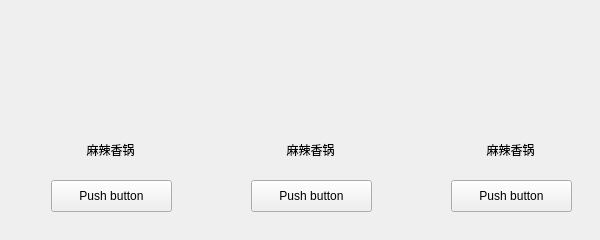
          <widget class="QWidget" name="page">
           <widget class="CardWidget" name="CardWidget_9">
            <property name="geometry">
             <rect>
              <x>30</x>
              <y>20</y>
              <width>161</width>
              <height>211</height>
             </rect>
            </property>
            <widget class="ImageLabel" name="ImageLabel_7">
             <property name="geometry">
              <rect>
               <x>31</x>
               <y>1</y>
               <width>96</width>
               <height>96</height>
              </rect>
             </property>
             <property name="sizePolicy">
              <sizepolicy hsizetype="Fixed" vsizetype="Fixed">
               <horstretch>0</horstretch>
               <verstretch>0</verstretch>
              </sizepolicy>
             </property>
             <property name="minimumSize">
              <size>
               <width>96</width>
               <height>96</height>
              </size>
             </property>
             <property name="maximumSize">
              <size>
               <width>96</width>
               <height>96</height>
              </size>
             </property>
             <property name="layoutDirection">
              <enum>Qt::LeftToRight</enum>
             </property>
             <property name="frameShape">
              <enum>QFrame::NoFrame</enum>
             </property>
             <property name="alignment">
              <set>Qt::AlignCenter</set>
             </property>
            </widget>
            <widget class="BodyLabel" name="BodyLabel_7">
             <property name="geometry">
              <rect>
               <x>25</x>
               <y>109</y>
               <width>111</width>
               <height>41</height>
              </rect>
             </property>
             <property name="text">
              <string>麻辣香锅</string>
             </property>
             <property name="alignment">
              <set>Qt::AlignCenter</set>
             </property>
            </widget>
            <widget class="PushButton" name="PushButton_7">
             <property name="geometry">
              <rect>
               <x>21</x>
               <y>160</y>
               <width>121</width>
               <height>32</height>
              </rect>
             </property>
             <property name="text">
              <string>Push button</string>
             </property>
            </widget>
           </widget>
           <widget class="CardWidget" name="CardWidget_10">
            <property name="geometry">
             <rect>
              <x>230</x>
              <y>20</y>
              <width>161</width>
              <height>211</height>
             </rect>
            </property>
            <widget class="ImageLabel" name="ImageLabel_8">
             <property name="geometry">
              <rect>
               <x>31</x>
               <y>1</y>
               <width>96</width>
               <height>96</height>
              </rect>
             </property>
             <property name="sizePolicy">
              <sizepolicy hsizetype="Fixed" vsizetype="Fixed">
               <horstretch>0</horstretch>
               <verstretch>0</verstretch>
              </sizepolicy>
             </property>
             <property name="minimumSize">
              <size>
               <width>96</width>
               <height>96</height>
              </size>
             </property>
             <property name="maximumSize">
              <size>
               <width>96</width>
               <height>96</height>
              </size>
             </property>
             <property name="layoutDirection">
              <enum>Qt::LeftToRight</enum>
             </property>
             <property name="frameShape">
              <enum>QFrame::NoFrame</enum>
             </property>
             <property name="alignment">
              <set>Qt::AlignCenter</set>
             </property>
            </widget>
            <widget class="BodyLabel" name="BodyLabel_8">
             <property name="geometry">
              <rect>
               <x>25</x>
               <y>109</y>
               <width>111</width>
               <height>41</height>
              </rect>
             </property>
             <property name="text">
              <string>麻辣香锅</string>
             </property>
             <property name="alignment">
              <set>Qt::AlignCenter</set>
             </property>
            </widget>
            <widget class="PushButton" name="PushButton_8">
             <property name="geometry">
              <rect>
               <x>21</x>
               <y>160</y>
               <width>121</width>
               <height>32</height>
              </rect>
             </property>
             <property name="text">
              <string>Push button</string>
             </property>
            </widget>
           </widget>
           <widget class="CardWidget" name="CardWidget_11">
            <property name="geometry">
             <rect>
              <x>430</x>
              <y>20</y>
              <width>161</width>
              <height>211</height>
             </rect>
            </property>
            <widget class="ImageLabel" name="ImageLabel_9">
             <property name="geometry">
              <rect>
               <x>31</x>
               <y>1</y>
               <width>96</width>
               <height>96</height>
              </rect>
             </property>
             <property name="sizePolicy">
              <sizepolicy hsizetype="Fixed" vsizetype="Fixed">
               <horstretch>0</horstretch>
               <verstretch>0</verstretch>
              </sizepolicy>
             </property>
             <property name="minimumSize">
              <size>
               <width>96</width>
               <height>96</height>
              </size>
             </property>
             <property name="maximumSize">
              <size>
               <width>96</width>
               <height>96</height>
              </size>
             </property>
             <property name="layoutDirection">
              <enum>Qt::LeftToRight</enum>
             </property>
             <property name="frameShape">
              <enum>QFrame::NoFrame</enum>
             </property>
             <property name="alignment">
              <set>Qt::AlignCenter</set>
             </property>
            </widget>
            <widget class="BodyLabel" name="BodyLabel_9">
             <property name="geometry">
              <rect>
               <x>25</x>
               <y>109</y>
               <width>111</width>
               <height>41</height>
              </rect>
             </property>
             <property name="text">
              <string>麻辣香锅</string>
             </property>
             <property name="alignment">
              <set>Qt::AlignCenter</set>
             </property>
            </widget>
            <widget class="PushButton" name="PushButton_9">
             <property name="geometry">
              <rect>
               <x>21</x>
               <y>160</y>
               <width>121</width>
               <height>32</height>
              </rect>
             </property>
             <property name="text">
              <string>Push button</string>
             </property>
            </widget>
           </widget>
          </widget>
